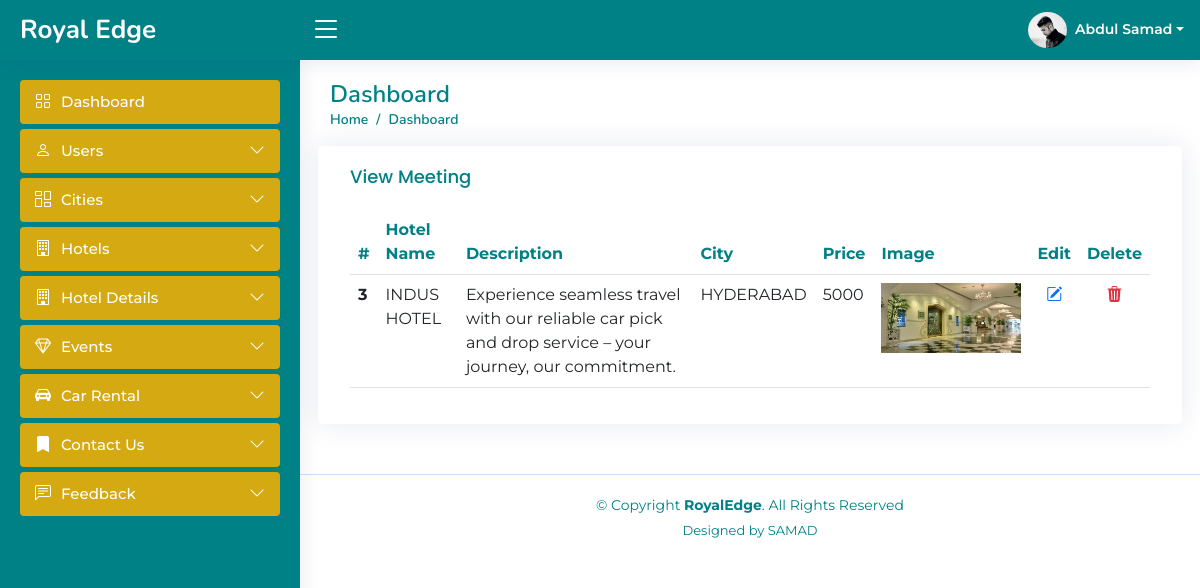
The app's page /Frontend/Admin/Dashboard/viewmeeting.php with its own data.
### tables this page shows
CREATE TABLE `meeting` (
  `id` int(11) NOT NULL,
  `hotal_name` varchar(250) NOT NULL,
  `description` varchar(250) NOT NULL,
  `city` varchar(250) NOT NULL,
  `price` int(11) NOT NULL,
  `image` varchar(500) NOT NULL
);

### Frontend/Admin/Dashboard/viewmeeting.php (the view, shortened to what this page needs)
<!DOCTYPE html>
<html lang="en">
<head>
  <link href="assets/vendor/bootstrap/css/bootstrap.min.css" rel="stylesheet">
  <link href="assets/vendor/bootstrap-icons/bootstrap-icons.css" rel="stylesheet">
  <link href="assets/vendor/boxicons/css/boxicons.min.css" rel="stylesheet">
  <link href="assets/vendor/quill/quill.snow.css" rel="stylesheet">
  <link href="assets/vendor/quill/quill.bubble.css" rel="stylesheet">
  <link href="assets/vendor/remixicon/remixicon.css" rel="stylesheet">
  <link href="assets/vendor/simple-datatables/style.css" rel="stylesheet">
  <link href="assets/css/style.css" rel="stylesheet">
</head>
<body>
 <?php
  include('./header.php');
  ?>
  <?php
  include('./sidebar.php');
  ?>
  <main id="main" class="main">
    <div class="pagetitle">
      <h1>Dashboard</h1>
      <nav>
        <ol class="breadcrumb">
          <li class="breadcrumb-item"><a href="index.php">Home</a></li>
          <li class="breadcrumb-item active">Dashboard</li>
        </ol>
      </nav>
    </div>
    <section class="section dashboard">
      <div class="row">
        <div class="col-lg-12">
          <div class="row">
<div class="card">
  <div class="card-body">
    <h5 class="card-title">View Meeting</h5>
    <table class="table table-hover">
      <thead class="samad-dashborad-header">
        <tr>
          <th scope="col">#</th>
          <th scope="col">Hotel Name</th>
          <th scope="col">Description</th>
          <th scope="col">City</th>
          <th scope="col">Price</th>
          <th scope="col">Image</th>
          <th scope="col">Edit</th>
          <th scope="col">Delete</th>
        </tr>
      </thead>
      <tbody>
      <?php
        $query = "SELECT * FROM meeting";
        $query_run = mysqli_query($conn,$query);
        while($row = mysqli_fetch_assoc($query_run)){
        ?>
       <tr>
          <th scope="row"><?php echo $row['id'] ?></th>
          <td><?php echo $row['hotal_name'] ?></td>
          <td><?php echo $row['description'] ?></td>
          <td><?php echo $row['city'] ?></td>
          <td><?php echo $row['price'] ?></td>
          <td><img src="<?php echo $row['image'] ?>" alt="Image" height="70" width="140"></td>
          <td class="text-center"><a href="./editmeeting.php?id=<?php echo $row['id']?>"><i class="bi bi-pencil-square text-primary"></i></a></td>
          <td class="text-center">
          <form action="./deletemeeting.php" method="POST">
            <a href="deletemeeting.php?delete=<?php echo $row['id'] ?>" name="delete"><i class="bi bi-trash3-fill text-danger"></i></a>
            </form>
          </td>
        </tr>
        <?php
        }
       ?>
      </tbody>
    </table>
  </div>
</div>
          </div>
        </div>
      </div>
    </section>
  </main>
  <?php
  include('./footer.php');
  ?>
</body>
</html>

### Frontend/Admin/Dashboard/assets/css/style.css (style rules this page uses)
:root { scroll-behavior: smooth; }
body { font-family: "Montserrat", sans-serif; }
a { color: #008186; text-decoration: none; }
h1, h2, h3, h4, h5, h6 { font-family: "Nunito", sans-serif; }
#main { margin-top: 60px; padding: 20px 30px; transition: all 0.3s; }
.pagetitle { margin-bottom: 10px; }
.pagetitle h1 { font-size: 24px; margin-bottom: 0; font-weight: 600; color: #008186; }
.card { margin-bottom: 30px; border: none; border-radius: 5px; box-shadow: 0px 0 30px rgba(1, 41, 112, 0.1); }
.card-title { padding: 20px 0 15px 0; font-size: 18px; font-weight: 500; color: #008186; font-family: "Poppins", sans-serif; }
.table .samad-dashborad-header th { color: #008186; }
.card-body { padding: 0 20px 20px 20px; }
.breadcrumb { font-size: 14px; font-family: "Nunito", sans-serif; color: #899bbd; font-weight: 600; }
.breadcrumb a { color: #008186; transition: 0.3s; }
.breadcrumb .breadcrumb-item::before { color: #008186; }
.breadcrumb .active { color: #008186; font-weight: 600; }
@media (min-width: 1200px) { #main, #footer { margin-left: 300px; } }

### records on screen
meeting: id "3", hotal_name "INDUS HOTEL", description "Experience seamless travel with our reliable car pick and drop service – your journey, our commitment.", city "HYDERABAD", price "5000", image (picture)
